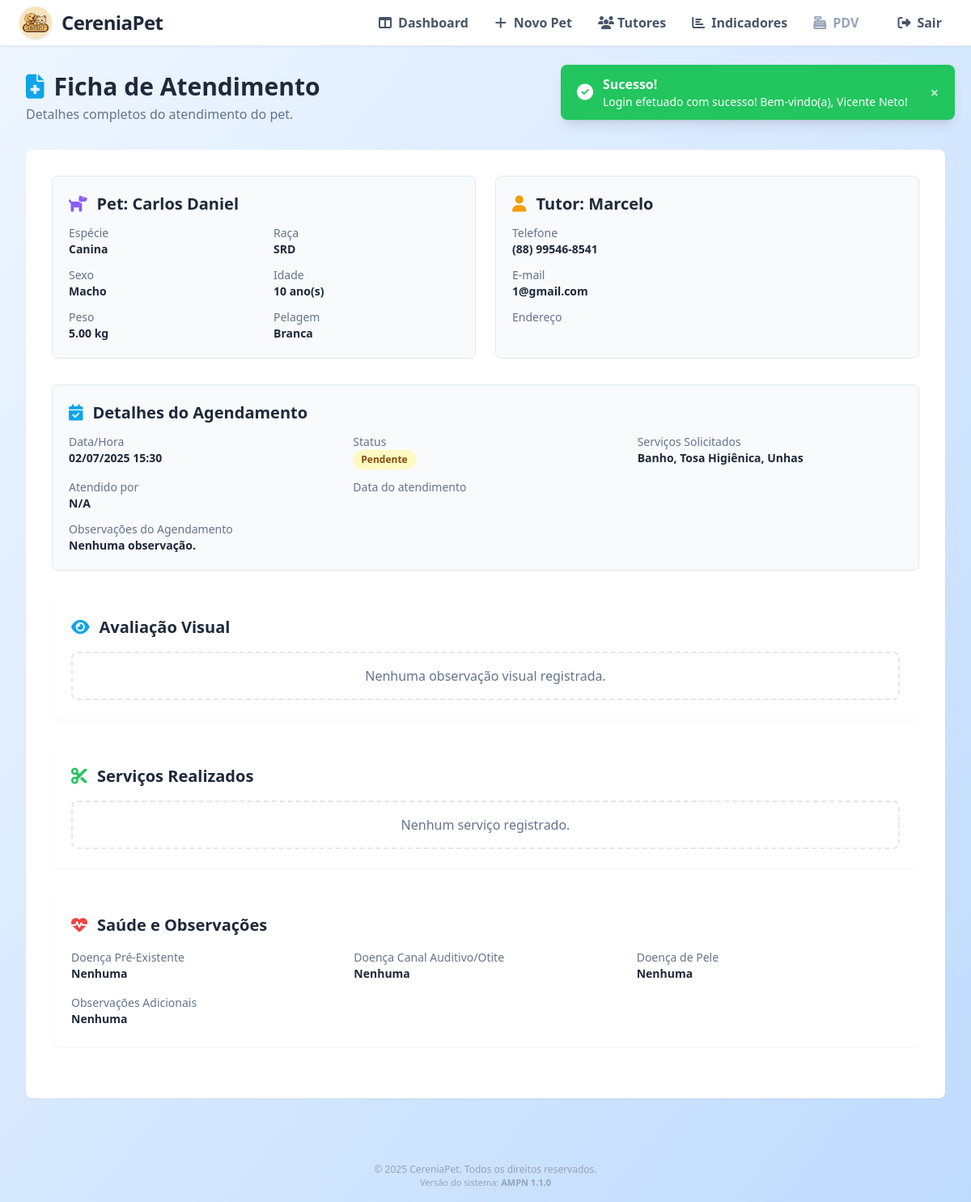
The page /pets/agendamentos/visualizar_ficha.php?id=15 (signed in) on the database as committed earlier.
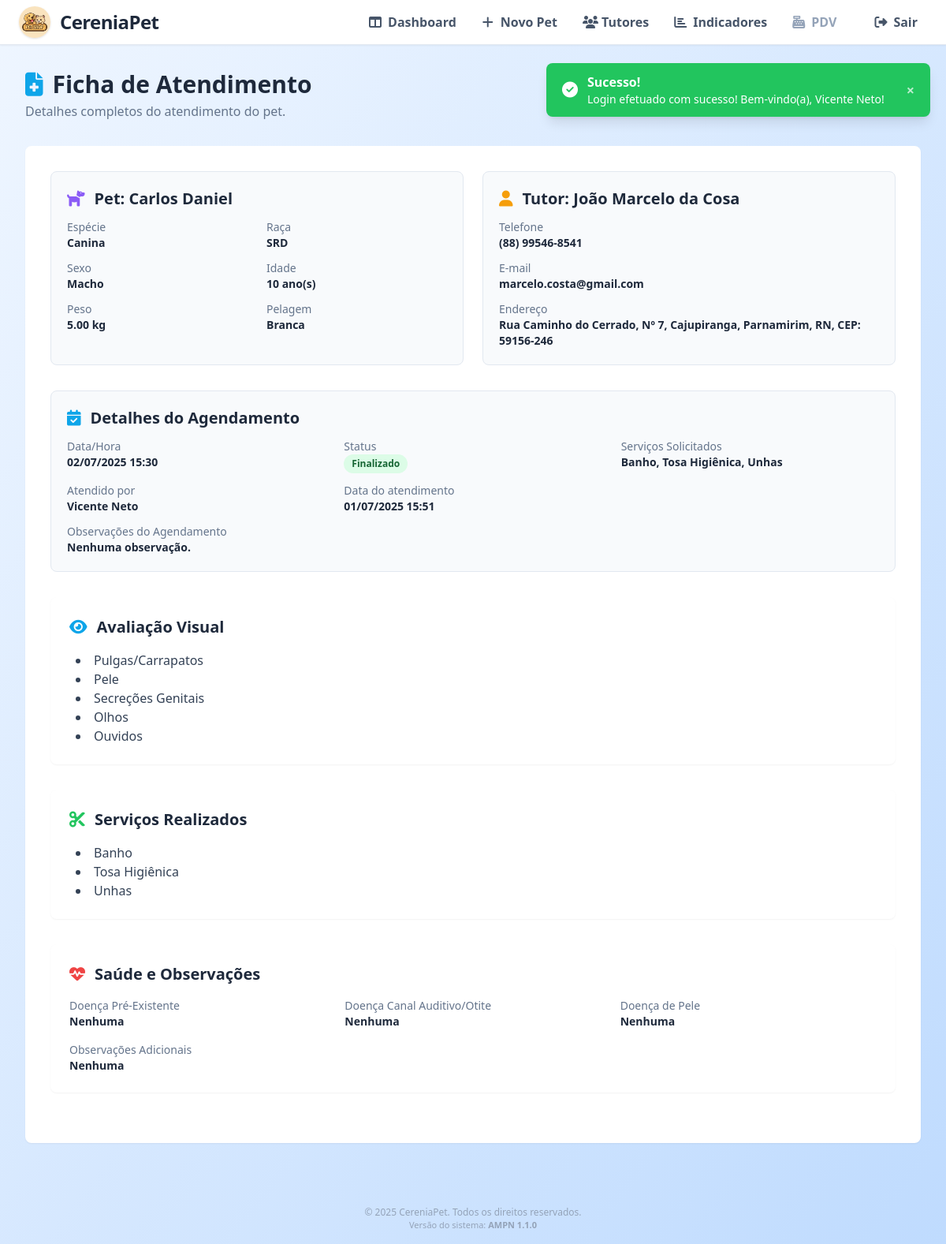
The same page on the database as committed later.
### tables this page shows
CREATE TABLE `agendamentos` (
  `id` int(11) NOT NULL,
  `pet_id` int(11) NOT NULL,
  `usuario_id` int(11) NOT NULL,
  `data_hora` datetime NOT NULL,
  `servico_id` int(11) NOT NULL,
  `transporte` enum('Sim','Não') DEFAULT 'Não',
  `status` enum('Pendente','Em Atendimento','Finalizado','Cancelado') DEFAULT 'Pendente',
  `criado_em` timestamp NOT NULL DEFAULT current_timestamp(),
  `observacoes` text DEFAULT NULL,
  `atualizado_em` timestamp NULL DEFAULT NULL ON UPDATE current_timestamp()
);

CREATE TABLE `pets` (
  `id` int(11) NOT NULL,
  `nome` varchar(100) NOT NULL,
  `especie` varchar(50) DEFAULT NULL,
  `raca` varchar(50) DEFAULT NULL,
  `idade` varchar(20) DEFAULT NULL,
  `nascimento` date DEFAULT NULL,
  `sexo` enum('Macho','Fêmea') DEFAULT NULL,
  `peso` decimal(5,2) DEFAULT NULL,
  `pelagem` varchar(50) DEFAULT NULL,
  `tutor_id` int(11) NOT NULL,
  `observacoes` text DEFAULT NULL,
  `criado_em` timestamp NOT NULL DEFAULT current_timestamp(),
  `atualizado_em` timestamp NULL DEFAULT NULL ON UPDATE current_timestamp()
);

CREATE TABLE `tutores` (
  `id` int(11) NOT NULL,
  `nome` varchar(100) NOT NULL,
  `email` varchar(100) NOT NULL,
  `telefone` varchar(20) NOT NULL,
  `atualizado_em` timestamp NULL DEFAULT NULL ON UPDATE current_timestamp(),
  `cep` varchar(9) DEFAULT NULL,
  `rua` varchar(100) DEFAULT NULL,
  `numero` varchar(10) DEFAULT NULL,
  `bairro` varchar(60) DEFAULT NULL,
  `cidade` varchar(60) DEFAULT NULL,
  `uf` varchar(2) DEFAULT NULL
);

CREATE TABLE `usuarios` (
  `id` int(11) NOT NULL,
  `nome` varchar(100) NOT NULL,
  `email` varchar(100) NOT NULL,
  `senha` varchar(255) NOT NULL,
  `tipo` enum('admin','funcionario') DEFAULT 'funcionario',
  `criado_em` timestamp NOT NULL DEFAULT current_timestamp(),
  `atualizado_em` timestamp NULL DEFAULT NULL ON UPDATE current_timestamp()
);

CREATE TABLE `fichas_petshop` (
  `id` int(11) NOT NULL,
  `agendamento_id` int(11) NOT NULL,
  `funcionario_id` int(11) NOT NULL,
  `data_preenchimento` datetime NOT NULL DEFAULT current_timestamp(),
  `altura_pelos` varchar(100) DEFAULT NULL,
  `doenca_pre_existente` varchar(255) DEFAULT NULL,
  `doenca_ouvido` varchar(255) DEFAULT NULL,
  `doenca_pele` varchar(255) DEFAULT NULL,
  `observacoes` text DEFAULT NULL
);

CREATE TABLE `ficha_observacoes` (
  `ficha_id` int(11) NOT NULL,
  `observacao_id` int(11) NOT NULL,
  `outros_detalhes` varchar(255) DEFAULT NULL
);

CREATE TABLE `observacoes_visuais` (
  `id` int(11) NOT NULL,
  `descricao` varchar(100) NOT NULL
);

### pets/agendamentos/visualizar_ficha.php (the view, shortened to what the rows shown need)
<?php
include "../../config/config.php";
$agendamentoId = $_GET['id'];
$query = "SELECT
            a.id as agendamento_id, a.data_hora, a.status, a.observacoes as obs_agendamento,
            p.id as pet_id, p.nome as pet_nome, p.especie, p.raca, p.idade, p.sexo, p.peso, p.pelagem,
            t.id as tutor_id, t.nome as tutor_nome, t.email, t.telefone, t.cep, t.rua, t.numero, t.bairro, t.cidade, t.uf,
            s.nome as servico_nome,
            f.id as ficha_id, f.altura_pelos, f.doenca_pre_existente, f.doenca_ouvido, f.doenca_pele, f.observacoes,
            u.nome as funcionario_nome, f.data_preenchimento
          FROM agendamentos a
          JOIN pets p ON a.pet_id = p.id
          JOIN tutores t ON p.tutor_id = t.id
          JOIN servicos s ON a.servico_id = s.id
          LEFT JOIN fichas_petshop f ON f.agendamento_id = a.id
          LEFT JOIN usuarios u ON f.funcionario_id = u.id
          WHERE a.id = :id";
$stmt = $pdo->prepare($query);
$stmt->bindValue(':id', $agendamentoId);
$stmt->execute();
$ficha = $stmt->fetch(PDO::FETCH_ASSOC);
$observacoes = [];
if ($ficha['ficha_id']) {
    $stmtObs = $pdo->prepare("SELECT ov.descricao, fo.outros_detalhes
                             FROM ficha_observacoes fo
                             JOIN observacoes_visuais ov ON fo.observacao_id = ov.id
                             WHERE fo.ficha_id = ?");
    $stmtObs->execute([$ficha['ficha_id']]);
    $observacoes = $stmtObs->fetchAll(PDO::FETCH_ASSOC);
}
function formatarTelefone($telefone) {
    $telefone = preg_replace('/[^0-9]/', '', $telefone);
    if (strlen($telefone) === 11) {
        return preg_replace('/(\d{2})(\d{5})(\d{4})/', '($1) $2-$3', $telefone);
    } elseif (strlen($telefone) === 10) {
        return preg_replace('/(\d{2})(\d{4})(\d{4})/', '($1) $2-$3', $telefone);
    }
    return $telefone;
}
function formatarData($data, $formato = 'd/m/Y H:i') {
    if (empty($data)) return '';
    $date = new DateTime($data);
    return $date->format($formato);
}
?>
<!DOCTYPE html>
<html lang="pt-BR">
<head>
    <link rel="stylesheet" href="https://cdnjs.cloudflare.com/ajax/libs/font-awesome/6.5.0/css/all.min.css">
    <script src="https://cdn.tailwindcss.com"></script>
</head>
<body class="min-h-screen bg-gradient-to-br from-blue-50 to-blue-200 flex flex-col">
    <main class="flex-1 w-full p-4 md:p-6 lg:p-8">
        <div class="mb-8 animate-fade-in">
            <div class="flex flex-col md:flex-row md:items-center md:justify-between gap-4">
                <div>
                    <h1 class="text-3xl font-bold text-slate-800 flex items-center gap-3">
                        <i class="fa-solid fa-file-medical text-sky-500"></i>
                        Ficha de Atendimento
                    </h1>
                </div>
            </div>
        </div>
        <div id="fichaContent" class="bg-white p-6 md:p-8 rounded-lg shadow-sm animate-fade-in">
            <div class="grid grid-cols-1 lg:grid-cols-2 gap-6 mb-8">
                <div class="bg-slate-50 p-5 rounded-lg border border-slate-200">
                    <h2 class="text-xl font-bold text-slate-800 mb-3 flex items-center gap-3">
                        <i class="fa-solid fa-dog text-violet-500"></i> Pet: <?= htmlspecialchars($ficha['pet_nome']); ?>
                    </h2>
                    <dl class="grid grid-cols-2 gap-x-6 gap-y-3 text-sm">
                        <div>
                            <dt class="font-medium text-slate-500">Espécie</dt>
                            <dd class="text-slate-800 font-semibold"><?= htmlspecialchars($ficha['especie']); ?></dd>
                        </div>
                        <div>
                            <dt class="font-medium text-slate-500">Raça</dt>
                            <dd class="text-slate-800 font-semibold"><?= htmlspecialchars($ficha['raca']); ?></dd>
                        </div>
                        <div>
                            <dt class="font-medium text-slate-500">Sexo</dt>
                            <dd class="text-slate-800 font-semibold"><?= htmlspecialchars($ficha['sexo']); ?></dd>
                        </div>
                        <div>
                            <dt class="font-medium text-slate-500">Idade</dt>
                            <dd class="text-slate-800 font-semibold"><?= htmlspecialchars($ficha['idade']); ?> ano(s)</dd>
                        </div>
                        <div>
                            <dt class="font-medium text-slate-500">Peso</dt>
                            <dd class="text-slate-800 font-semibold"><?= htmlspecialchars($ficha['peso']); ?> kg</dd>
                        </div>
                        <div>
                            <dt class="font-medium text-slate-500">Pelagem</dt>
                            <dd class="text-slate-800 font-semibold"><?= htmlspecialchars($ficha['pelagem'] ?: 'N/A'); ?></dd>
                        </div>
                    </dl>
                </div>
                <div class="bg-slate-50 p-5 rounded-lg border border-slate-200">
                    <h2 class="text-xl font-bold text-slate-800 mb-3 flex items-center gap-3">
                        <i class="fa-solid fa-user text-amber-500"></i> Tutor: <?= htmlspecialchars($ficha['tutor_nome']); ?>
                    </h2>
                    <dl class="space-y-3 text-sm">
                        <div>
                            <dt class="font-medium text-slate-500">Telefone</dt>
                            <dd class="text-slate-800 font-semibold"><?= htmlspecialchars(formatarTelefone($ficha['telefone'])); ?></dd>
                        </div>
                        <div>
                            <dt class="font-medium text-slate-500">E-mail</dt>
                            <dd class="text-slate-800 font-semibold"><?= htmlspecialchars($ficha['email']); ?></dd>
                        </div>
                        <div>
                        </div>
                    </dl>
                </div>
            </div>
            <div class="bg-slate-50 p-5 rounded-lg border border-slate-200 mb-8">
                <h2 class="text-xl font-bold text-slate-800 mb-3 flex items-center gap-3">
                    <i class="fa-solid fa-calendar-check text-sky-500"></i> Detalhes do Agendamento
                </h2>
                <dl class="grid grid-cols-1 sm:grid-cols-2 lg:grid-cols-3 gap-x-6 gap-y-3 text-sm">
                    <div>
                        <dt class="font-medium text-slate-500">Data/Hora</dt>
                        <dd class="text-slate-800 font-semibold"><?= formatarData($ficha['data_hora']) ?></dd>
                    </div>
                    <div>
                        <dd>
                            <span class="inline-block px-2.5 py-1 rounded-full text-xs font-semibold
                                <?= $ficha['status'] == 'Pendente' ? 'bg-yellow-100 text-yellow-800' :
                                   ($ficha['status'] == 'Em Atendimento' ? 'bg-blue-100 text-blue-800' :
                                   ($ficha['status'] == 'Finalizado' ? 'bg-green-100 text-green-800' :
                                   ($ficha['status'] == 'Cancelado' ? 'bg-red-100 text-red-800' : 'bg-slate-100 text-slate-800'))); ?>">
                                <?= htmlspecialchars($ficha['status']) ?>
                            </span>
                        </dd>
                    </div>
                    <div>
                        <dt class="font-medium text-slate-500">Atendido por</dt>
                        <dd class="text-slate-800 font-semibold"><?= htmlspecialchars($ficha['funcionario_nome'] ?? 'N/A') ?></dd>
                    </div>
                    <div>
                        <dt class="font-medium text-slate-500">Data do atendimento</dt>
                        <dd class="text-slate-800 font-semibold"><?= formatarData($ficha['data_preenchimento'] ?? '') ?></dd>
                    </div>
                    <div class="col-span-full">
                        <dt class="font-medium text-slate-500">Observações do Agendamento</dt>
                        <dd class="text-slate-800 font-semibold whitespace-pre-wrap"><?= htmlspecialchars($ficha['obs_agendamento'] ?: 'Nenhuma observação.') ?></dd>
                    </div>
                </dl>
            </div>
            <div class="bg-white p-6 rounded-lg shadow-sm animate-fade-in mb-8">
                <h2 class="text-xl font-bold text-slate-800 mb-4 flex items-center gap-3">
                    <i class="fa-solid fa-eye text-sky-500"></i> Avaliação Visual
                </h2>
                <?php if (!empty($observacoes)): ?>
                    <ul class="list-disc list-inside pl-2 text-slate-700">
                        <?php foreach ($observacoes as $obs): ?>
                            <li>
                                <?= htmlspecialchars($obs['descricao']) ?>
                            </li>
                        <?php endforeach; ?>
                    </ul>
                <?php else: ?>
                    <div class="text-slate-500 text-center py-4 border-2 border-dashed rounded-lg">Nenhuma observação visual registrada.</div>
                <?php endif; ?>
            </div>
            <div class="bg-white p-6 rounded-lg shadow-sm animate-fade-in mb-8">
                <h2 class="text-xl font-bold text-slate-800 mb-4 flex items-center gap-3">
                    <i class="fa-solid fa-scissors text-green-500"></i> Serviços Realizados
                </h2>
            </div>
            <div class="bg-white p-6 rounded-lg shadow-sm animate-fade-in mb-8">
                <h2 class="text-xl font-bold text-slate-800 mb-4 flex items-center gap-3">
                    <i class="fa-solid fa-heart-pulse text-red-500"></i> Saúde e Observações
                </h2>
            </div>
        </div>
    </main>
</body>
</html>

Rows that differ between the two databases and show on the page:
changed agendamentos "Nenhuma observação.": tutores.nome "Marcelo" → "João Marcelo da Cosa"; tutores.email "1@gmail.com" → "marcelo.costa@gmail.com"; status "Pendente" → "Finalizado"; usuario.nome (not shown) → "Vicente Neto"; fichas_petshop.data_preenchimento (not shown) → "01/07/2025 15:51"
added ficha_observacoes: observacao.descricao "Pulgas/Carrapatos"
added ficha_observacoes: observacao.descricao "Pele"
added ficha_observacoes: observacao.descricao "Secreções Genitais"
added ficha_observacoes: observacao.descricao "Olhos"
added ficha_observacoes: observacao.descricao "Ouvidos"
Other text that changed with them:
montarEndereco($ficha): (not shown) → "Rua Caminho do Cerrado, Nº 7, Cajupiranga, Parnamirim, RN, CEP: 59156-246"
$ficha['funcionario_nome']: "N/A" → (not shown)
new list line: "Banho"
new list line: "Tosa Higiênica"
new list line: "Unhas"
text no longer shown: "Nenhuma observação visual registrada. Nenhum serviço registrado."
